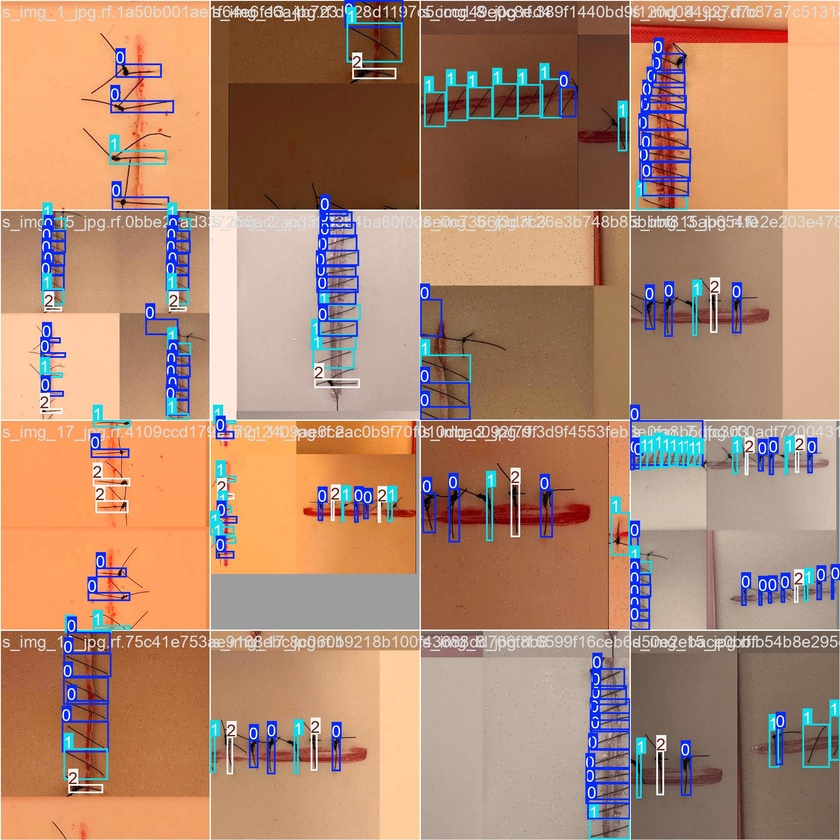
#> input picture packages/suture-analysis-backend/runs/detect/suture_detection/train_batch0.jpg, 840 x 840 px, shrunk from 1920 x 1920 before the run
$ python -i image_processing.py   (imports and definitions only)
#> lines starting #> are read from the running program, lines starting #| are printed output that depends on the picture
#> further down, picture is the input picture: shape (840, 840, 3); mean B, G, R 113.7, 136.5, 175.6
"""Image processing utilities for suture analysis."""

import cv2
import numpy as np
from typing import Tuple, List, Optional

# [20 lines left out: function process_image_variants, not called in this run]

def enhance_image(image: np.ndarray) -> np.ndarray:
    """Enhance image quality for better detection.

    Args:
        image: Input BGR image

    Returns:
        Enhanced image
    """
    # Convert to LAB color space for better enhancement
    lab = cv2.cvtColor(image, cv2.COLOR_BGR2LAB)
#> lab: shape (840, 840, 3); mean of channels 0, 1, 2 153.6, 142, 146.7
    l, a, b = cv2.split(lab)
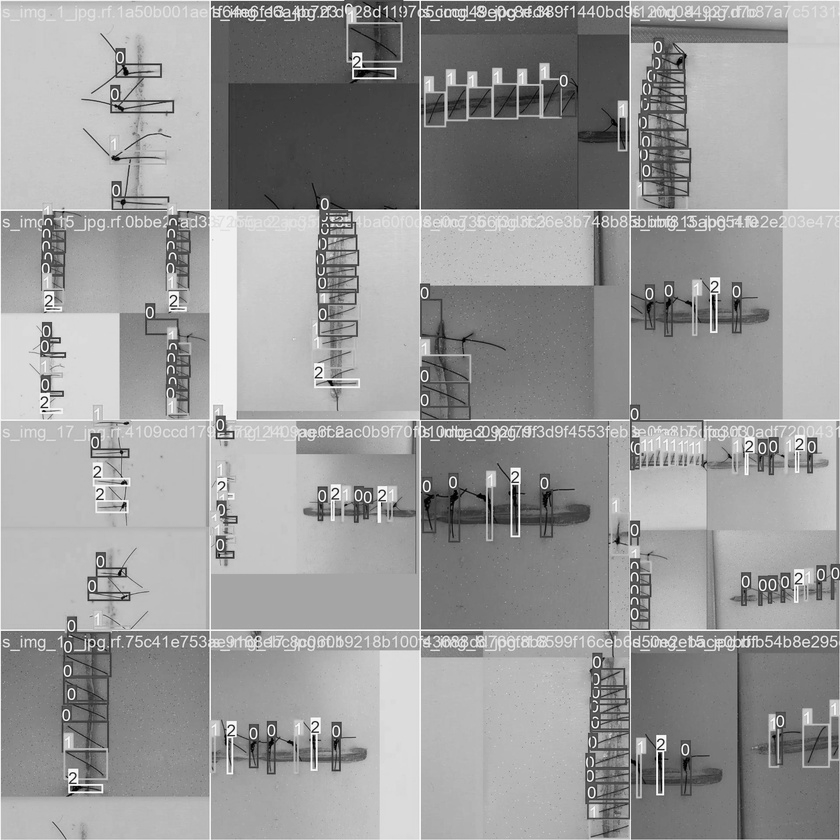
#> l: shape (840, 840); min 0, max 255, mean 153.6
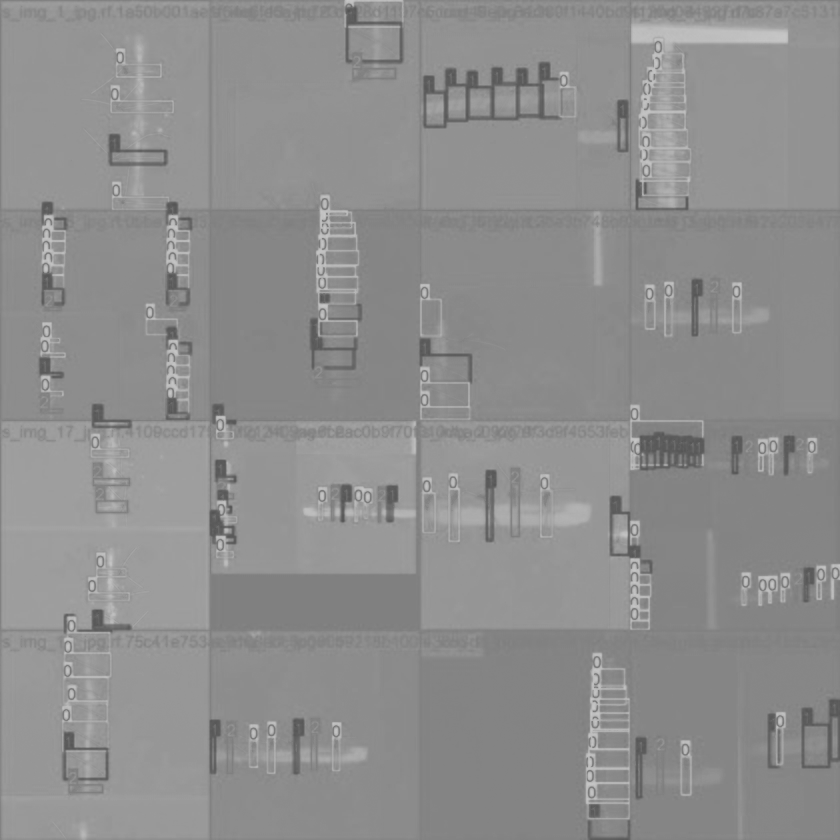
#> a: shape (840, 840); min 85, max 198, mean 142
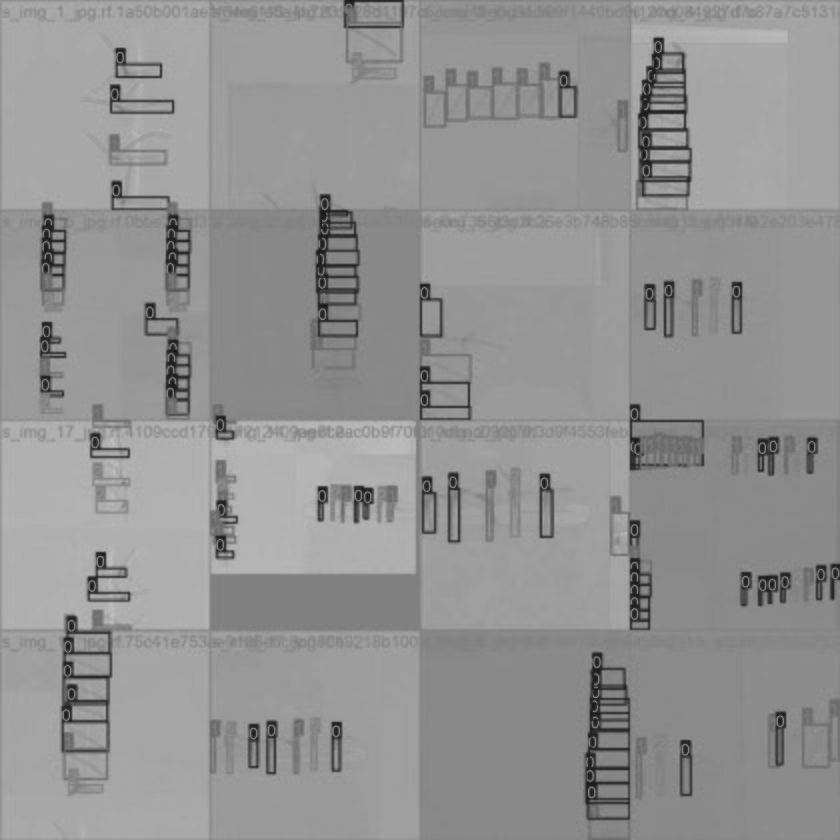
#> b: shape (840, 840); min 26, max 191, mean 146.7

    # Apply CLAHE to L channel
    clahe = cv2.createCLAHE(clipLimit=3.0, tileGridSize=(8,8))
    cl = clahe.apply(l)
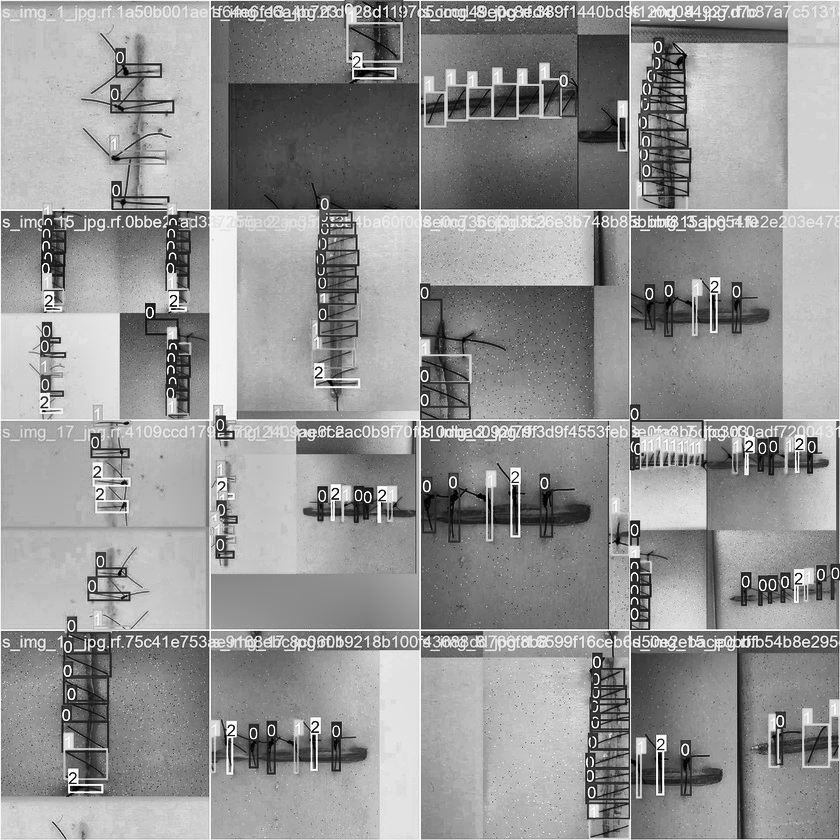
#> cl: shape (840, 840); min 0, max 255, mean 147.9

    # Merge channels
    limg = cv2.merge((cl,a,b))
#> limg: shape (840, 840, 3); mean of channels 0, 1, 2 147.9, 142, 146.7

    # Convert back to BGR
    enhanced = cv2.cvtColor(limg, cv2.COLOR_LAB2BGR)
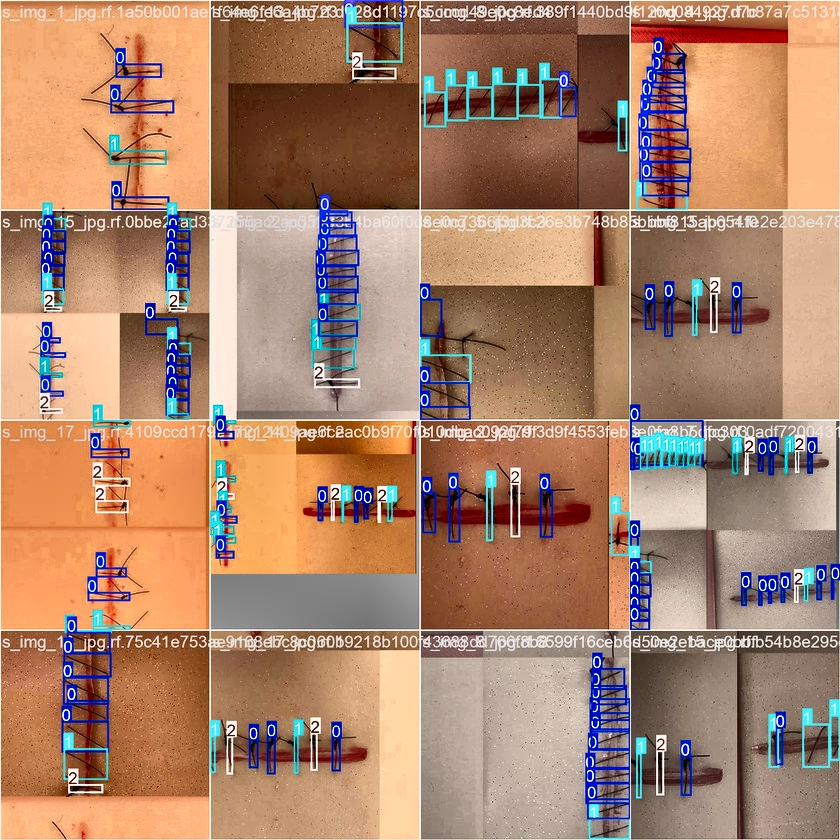
#> enhanced: shape (840, 840, 3); mean B, G, R 108.4, 131.3, 169.5

    return enhanced

# [74 lines left out: functions get_pixels_per_mm, detect_scale_markers, not called in this run]

>>> import cv2
>>> picture = cv2.imread('../../../runs/detect/suture_detection/train_batch0.jpg')
>>> result = enhance_image(picture)

$ run again, on packages/suture-analysis-backend/runs/detect/suture_detection/train_batch1.jpg
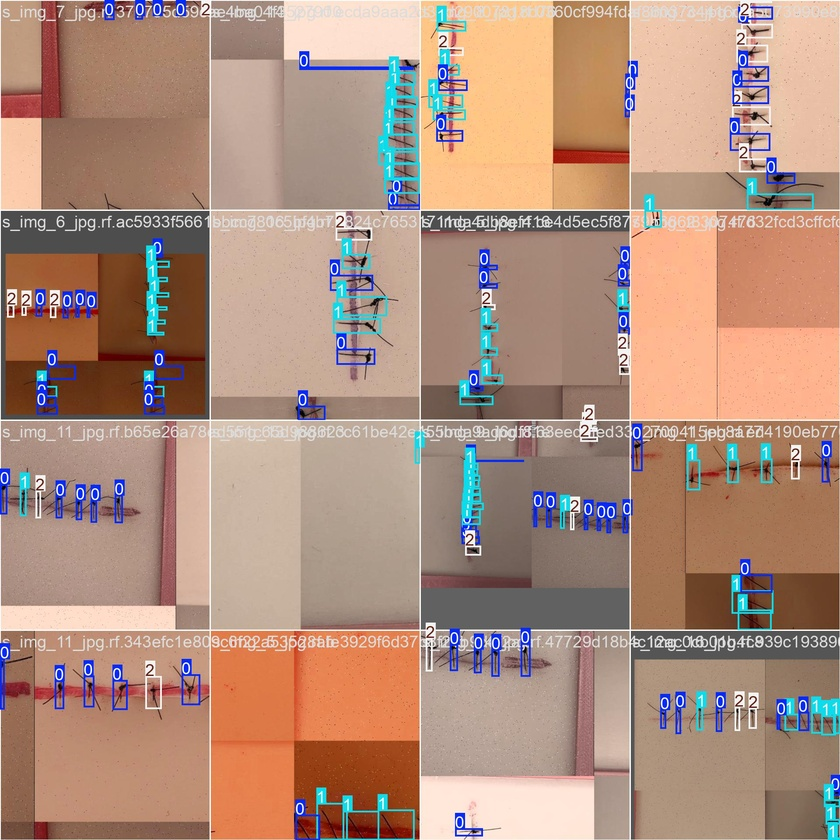
#> input picture packages/suture-analysis-backend/runs/detect/suture_detection/train_batch1.jpg, 840 x 840 px, shrunk from 1920 x 1920 before the run
#> picture is the input picture: shape (840, 840, 3); mean B, G, R 125.7, 142.6, 175
#> lab: shape (840, 840, 3); mean of channels 0, 1, 2 157.9, 139.3, 142.3
#> in enhance_image, `cl = clahe.apply(l)`:
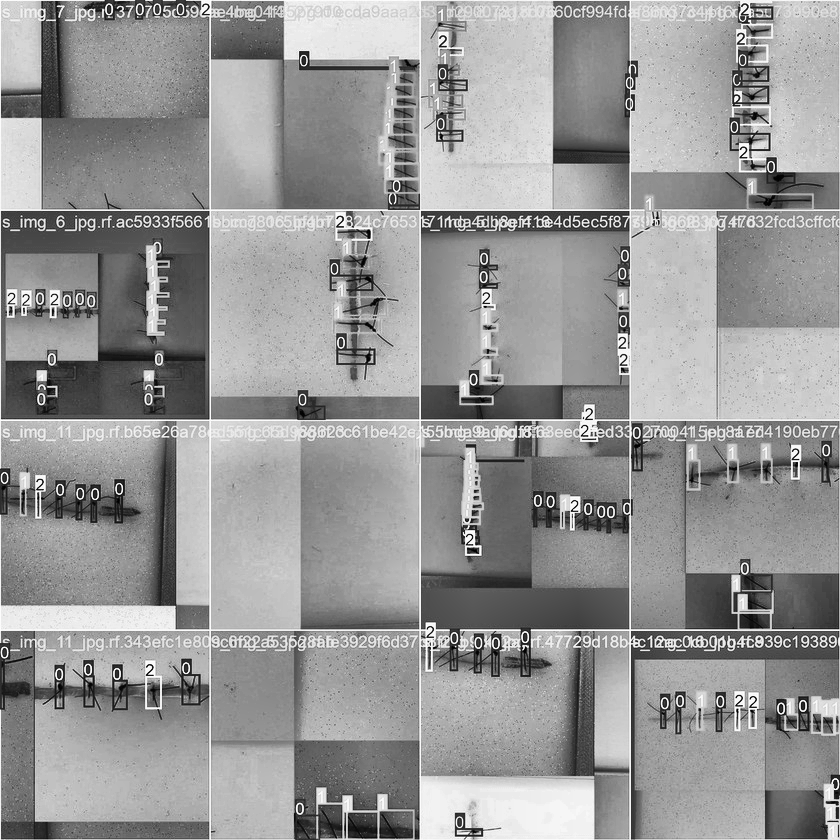
#> cl: shape (840, 840); min 0, max 255, mean 150.6
#> limg: shape (840, 840, 3); mean of channels 0, 1, 2 150.6, 139.3, 142.3
#> in enhance_image, `enhanced = cv2.cvtColor(limg, cv2.COLOR_LAB2BGR)`:
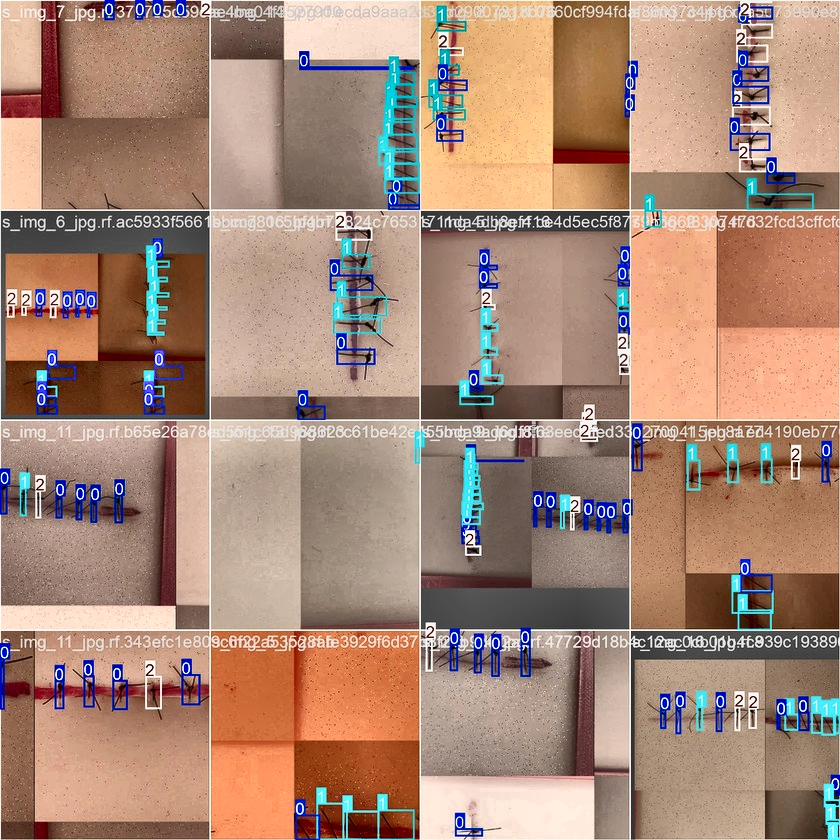
#> enhanced: shape (840, 840, 3); mean B, G, R 118.8, 135.8, 167.5

$ run again, on packages/suture-analysis-backend/runs/detect/suture_detection/train_batch2.jpg
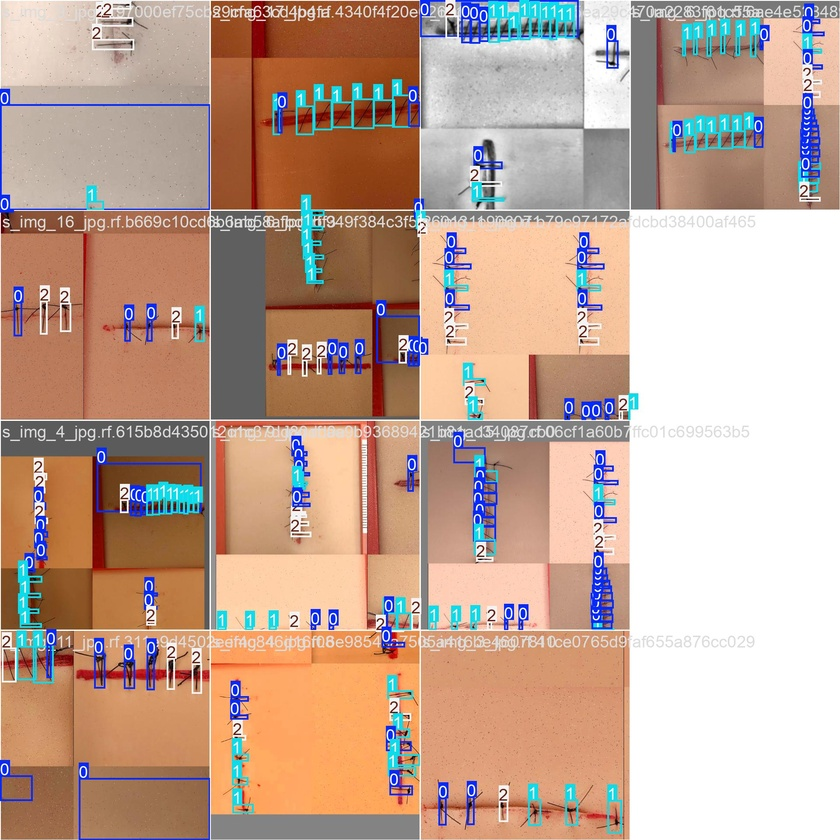
#> input picture packages/suture-analysis-backend/runs/detect/suture_detection/train_batch2.jpg, 840 x 840 px, shrunk from 1920 x 1920 before the run
#> picture is the input picture: shape (840, 840, 3); mean B, G, R 149.4, 165.1, 193.2
#> lab: shape (840, 840, 3); mean of channels 0, 1, 2 178.5, 138.5, 141.3
#> in enhance_image, `cl = clahe.apply(l)`:
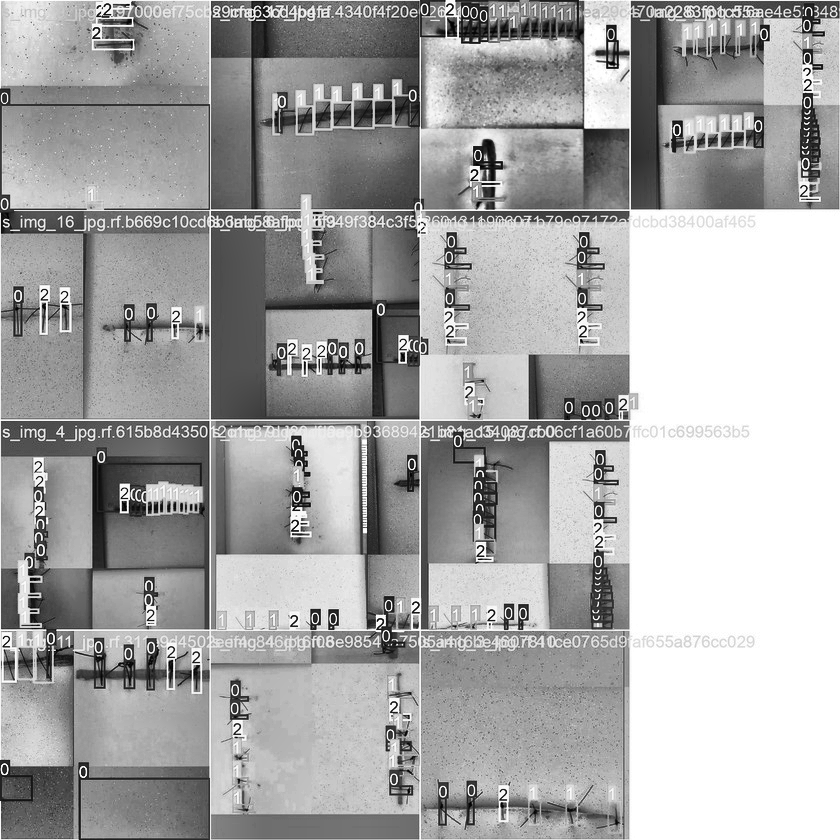
#> cl: shape (840, 840); min 0, max 255, mean 167.5
#> limg: shape (840, 840, 3); mean of channels 0, 1, 2 167.5, 138.5, 141.3
#> in enhance_image, `enhanced = cv2.cvtColor(limg, cv2.COLOR_LAB2BGR)`:
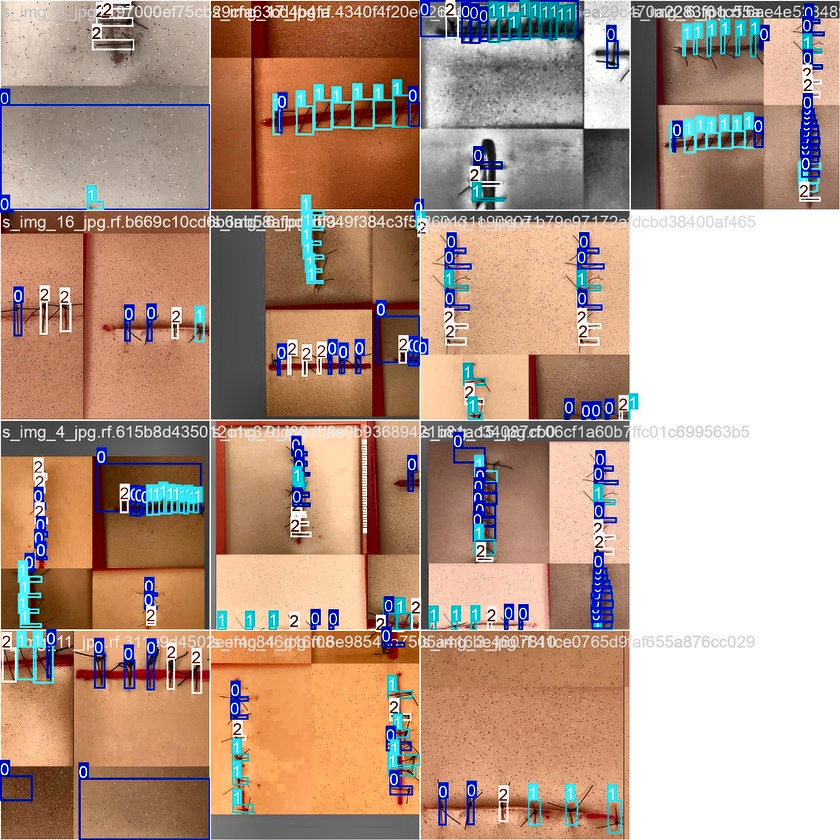
#> enhanced: shape (840, 840, 3); mean B, G, R 138.8, 154.5, 182.1
